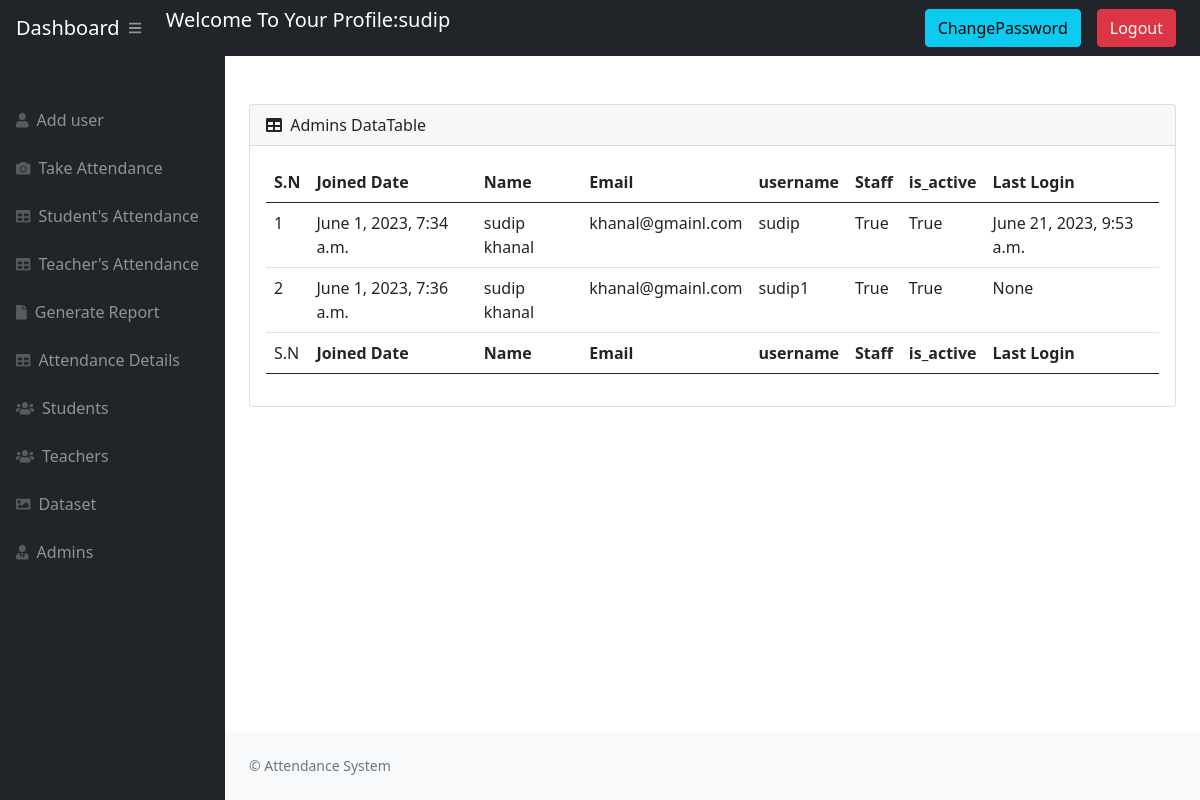
Before: /adminData/ (signed in) with the older database file.
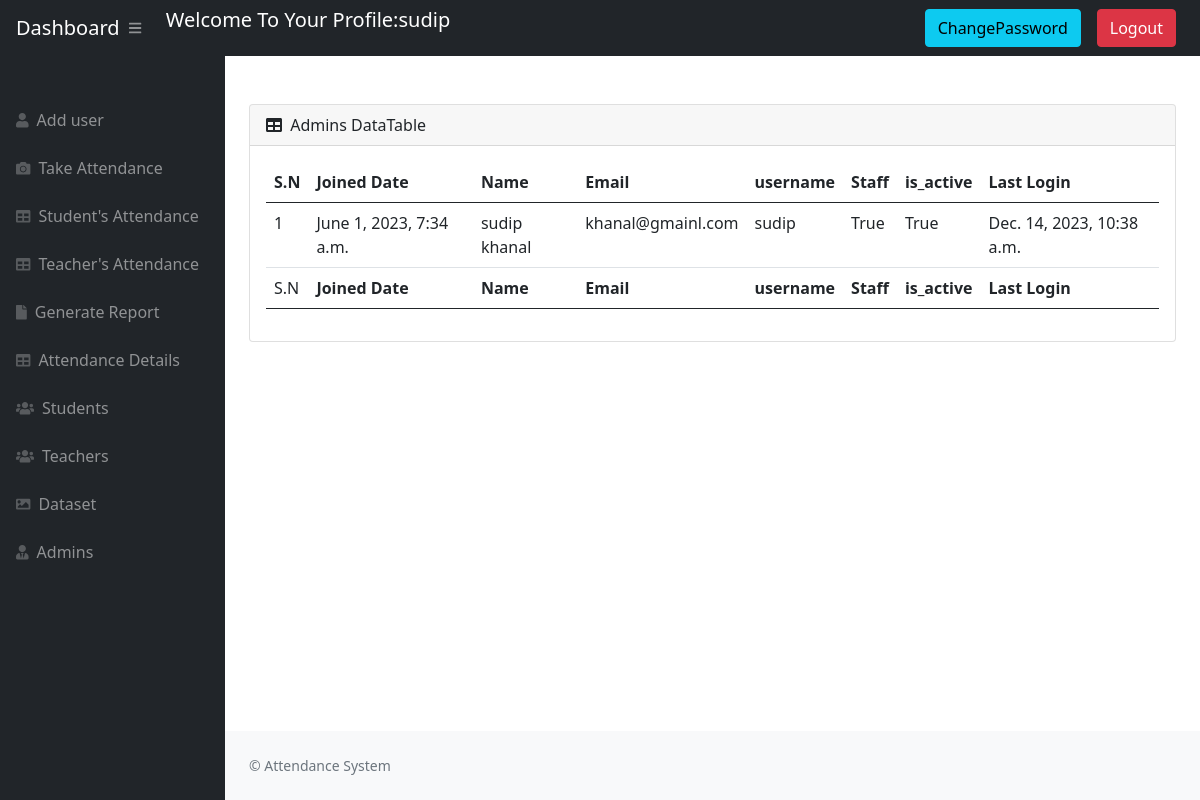
After: the same page with the newer database file.
### website/models.py (models this page shows)
class User(AbstractUser):
    USER_TYPE_CHOICES = [
        ('', 'Select User Type'),
        ('student', 'Student'),
        ('teacher', 'Teacher'),
        ('admin', 'Admin'),
    ]
    userType = models.CharField(max_length=10, choices=USER_TYPE_CHOICES)
    roll_num = models.CharField(max_length=10, unique=True)
    email = models.EmailField(unique=True)
    phone = models.CharField(max_length=50)
    address = models.CharField(max_length=50)
    dob = models.CharField(max_length=50)
    gender = models.CharField(max_length=50)
    faculty = models.CharField(max_length=50)
    semester = models.CharField(max_length=50, null=True)

### website/views.py (the view)
# urls.py: path('adminData/', views.admin_data, name='adminData'),
@login_required(login_url='login_view')
def admin_data(request):
    students = get_user_model().objects.filter(
        userType="admin")  # Fetch all  objects from the database
    AdmData = {
        'admins': students
    }
    if request.user.userType == 'admin':
        return render(request, 'Admin/detail_admin.html', AdmData)
    else:
        messages.warning(
            request, "You Must Be Logged In As Admin To View This Page")
        return redirect('login_view')

### website/templates/Admin/detail_admin.html (shortened to what this page needs)
{% extends 'Admin/admain.html' %} {% block title %} Dashboard {% endblock %}
{% block stylesheets %}{% endblock stylesheets %} {% block content %}
<main>
  <br />
  <br />
  <div class="container-fluid px-4">
    <div class="card mb-4">
      <div class="card-header">
        <i class="fas fa-table me-1"></i>
        Admins DataTable
      </div>
      <div class="card-body">
        <table id="datatablesSimple" class="table table-hover">
          <thead>
            <tr>
              <th>S.N</th>
              <th>Joined Date</th>
              <th>Name</th>
              <th>Email</th>
              <th>username</th>
              <th>Staff</th>
              <th>is_active</th>
              <th>Last Login</th>
            </tr>
          </thead>
          <tfoot>
            <tr>
              <td>S.N</td>
              <th>Joined Date</th>
              <th>Name</th>
              <th>Email</th>
              <th>username</th>
              <th>Staff</th>
              <th>is_active</th>
              <th>Last Login</th>
            </tr>
          </tfoot>
          <tbody>
            {% for admin in admins %}
            <tr>
              <td>{{forloop.counter}}</td>
              <td>{{ admin.date_joined}}</td>
              <td>{{ admin.first_name }} {{ admin.last_name }}</td>
              <td>{{ admin.email }}</td>
              <td>{{ admin.username}}</td>
              <td>{{ admin.is_staff}}</td>
              <td>{{ admin.is_active}}</td>
              <td>{{ admin.last_login}}</td>
            </tr>
            {% endfor %}
          </tbody>
        </table>
      </div>
    </div>
  </div>
</main>
{% endblock content %}

### website/templates/Admin/navigation.html (shortened to what this page needs)
<nav class="sb-topnav navbar navbar-expand navbar-dark bg-dark">
  <a class="navbar-brand ps-3" href="{% url 'adminpage' %}"> Dashboard </a>
  <button
    class="btn btn-link btn-sm order-1 order-lg-0 me-4 me-lg-0"
    id="sidebarToggle"
    href="#!"
  >
    <i class="fas fa-bars"></i>
  </button>
  <div class="navbar-brand ps-3">
  <p>  Welcome To Your Profile:{{ request.user.username }} </p></div>
  <div class="navbar-nav ms-auto ms-md-0 me-3 me-lg-3"><a class="btn btn-info" href="{% url 'passwordchange' %}">ChangePassword</a> </div>
  <div class="navbar-nav ms-auto ms-md-0 me-3 me-lg-4"><a class="btn btn-danger" href="{% url 'logout' %}">Logout</a></li> </div>
</nav>

Changed rows visible on the page:
removed User: date_joined "June 1, 2023, 7:36 a.m.", first_name "sudip", last_name "khanal", email "khanal@gmainl.com", username "sudip1", is_staff "True", is_active "True", last_login "None"
changed User "sudip": last_login "June 21, 2023, 9:53 a.m." → "Dec. 14, 2023, 10:38 a.m."
